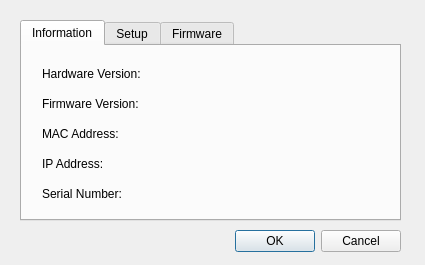
<?xml version="1.0" encoding="UTF-8"?>
<ui version="4.0">
 <class>SetupForm</class>
 <widget class="QDialog" name="SetupForm">
  <property name="geometry">
   <rect>
    <x>0</x>
    <y>0</y>
    <width>425</width>
    <height>265</height>
   </rect>
  </property>
  <property name="windowTitle">
   <string>Sonar Setup</string>
  </property>
  <widget class="QTabWidget" name="tabWidget">
   <property name="geometry">
    <rect>
     <x>20</x>
     <y>20</y>
     <width>381</width>
     <height>201</height>
    </rect>
   </property>
   <property name="currentIndex">
    <number>0</number>
   </property>
   <widget class="QWidget" name="tab">
    <attribute name="title">
     <string>Information</string>
    </attribute>
    <widget class="QLabel" name="label">
     <property name="geometry">
      <rect>
       <x>20</x>
       <y>20</y>
       <width>101</width>
       <height>16</height>
      </rect>
     </property>
     <property name="text">
      <string>Hardware Version:</string>
     </property>
    </widget>
    <widget class="QLabel" name="label_3">
     <property name="geometry">
      <rect>
       <x>20</x>
       <y>50</y>
       <width>101</width>
       <height>16</height>
      </rect>
     </property>
     <property name="text">
      <string>Firmware Version:</string>
     </property>
    </widget>
    <widget class="QLabel" name="label_4">
     <property name="geometry">
      <rect>
       <x>20</x>
       <y>80</y>
       <width>101</width>
       <height>16</height>
      </rect>
     </property>
     <property name="text">
      <string>MAC Address:</string>
     </property>
    </widget>
    <widget class="QLabel" name="label_5">
     <property name="geometry">
      <rect>
       <x>20</x>
       <y>110</y>
       <width>101</width>
       <height>16</height>
      </rect>
     </property>
     <property name="text">
      <string>IP Address:</string>
     </property>
    </widget>
    <widget class="QLabel" name="label_6">
     <property name="geometry">
      <rect>
       <x>20</x>
       <y>140</y>
       <width>101</width>
       <height>16</height>
      </rect>
     </property>
     <property name="text">
      <string>Serial Number:</string>
     </property>
    </widget>
   </widget>
   <widget class="QWidget" name="tab_3">
    <attribute name="title">
     <string>Setup</string>
    </attribute>
    <widget class="QLabel" name="label_2">
     <property name="geometry">
      <rect>
       <x>20</x>
       <y>20</y>
       <width>71</width>
       <height>16</height>
      </rect>
     </property>
     <property name="text">
      <string>IP Address:</string>
     </property>
    </widget>
    <widget class="QLineEdit" name="lineEdit">
     <property name="geometry">
      <rect>
       <x>110</x>
       <y>20</y>
       <width>151</width>
       <height>20</height>
      </rect>
     </property>
    </widget>
    <widget class="QPushButton" name="pushButton">
     <property name="geometry">
      <rect>
       <x>280</x>
       <y>20</y>
       <width>75</width>
       <height>23</height>
      </rect>
     </property>
     <property name="text">
      <string>Change</string>
     </property>
    </widget>
   </widget>
   <widget class="QWidget" name="tab_2">
    <attribute name="title">
     <string>Firmware</string>
    </attribute>
   </widget>
  </widget>
  <widget class="QDialogButtonBox" name="buttonBox">
   <property name="geometry">
    <rect>
     <x>230</x>
     <y>230</y>
     <width>171</width>
     <height>23</height>
    </rect>
   </property>
   <property name="standardButtons">
    <set>QDialogButtonBox::Cancel|QDialogButtonBox::Ok</set>
   </property>
  </widget>
 </widget>
 <resources/>
 <connections>
  <connection>
   <sender>buttonBox</sender>
   <signal>accepted()</signal>
   <receiver>SetupForm</receiver>
   <slot>accept()</slot>
   <hints>
    <hint type="sourcelabel">
     <x>315</x>
     <y>221</y>
    </hint>
    <hint type="destinationlabel">
     <x>212</x>
     <y>123</y>
    </hint>
   </hints>
  </connection>
  <connection>
   <sender>buttonBox</sender>
   <signal>rejected()</signal>
   <receiver>SetupForm</receiver>
   <slot>reject()</slot>
   <hints>
    <hint type="sourcelabel">
     <x>315</x>
     <y>221</y>
    </hint>
    <hint type="destinationlabel">
     <x>212</x>
     <y>123</y>
    </hint>
   </hints>
  </connection>
 </connections>
</ui>
